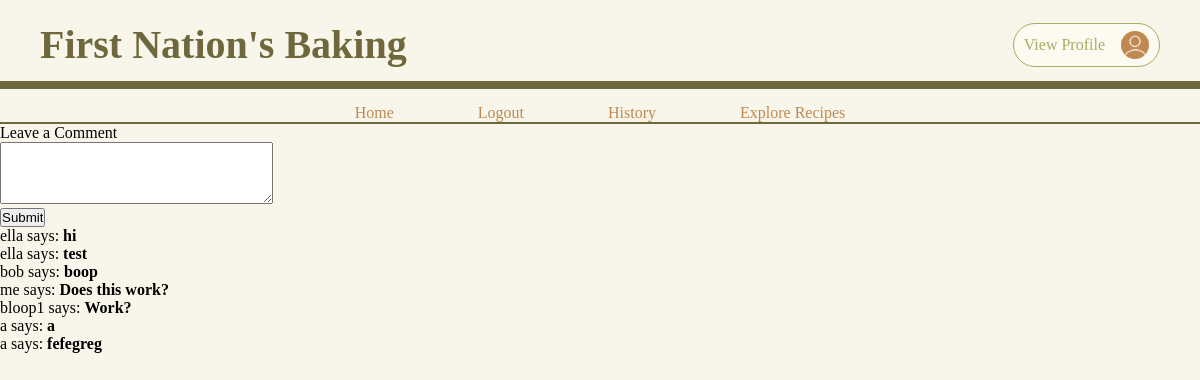
The page /recipe (signed in) on the database its author committed.
### app/models.py (models this page shows, shortened)
class Post(db.Model):
    id: so.Mapped[int] = so.mapped_column(primary_key=True)
    body: so.Mapped[str] = so.mapped_column(sa.String(140))
    timestamp: so.Mapped[datetime] = so.mapped_column(
        index=True, default=lambda: datetime.now(timezone.utc))
    user_id: so.Mapped[int] = so.mapped_column(sa.ForeignKey(User.id),
                                               index=True)
    author: so.Mapped[User] = so.relationship(back_populates='posts')

class User(UserMixin, db.Model):
    id: so.Mapped[int] = so.mapped_column(primary_key=True)
    username: so.Mapped[str] = so.mapped_column(sa.String(64), index=True,
                                                unique=True)
    email: so.Mapped[str] = so.mapped_column(sa.String(120), index=True,
                                             unique=True)
    password_hash: so.Mapped[Optional[str]] = so.mapped_column(sa.String(256))
    posts: so.WriteOnlyMapped['Post'] = so.relationship(
        back_populates='author')

### app/routes.py (the view)
@app.route('/recipe', methods=['GET', 'POST'])
def recipe_base():
    form = PostForm()
    if form.validate_on_submit():
        post = Post(body=form.post.data, author=current_user)
        db.session.add(post)
        db.session.commit()
        flash('Your post is now live!')
        return redirect(url_for('recipe_base'))
    posts = db.session.scalars(db.select(Post)).all()
    return render_template("recipe_base.html", title='Home Page', form=form,
                           posts=posts)

### app/forms.py
class PostForm(FlaskForm):
    post = TextAreaField('Leave a Comment', validators=[
        DataRequired(), Length(min=1, max=140)])
    submit = SubmitField('Submit')

### app/models.py (called while the page is built)
@login.user_loader
def load_user(id):
    return db.session.get(User, int(id))

### app/templates/recipe_base.html (shortened to what this page needs)
{% extends "base.html" %}
{% block content %}
    <form action="" method="post">
        <p>
            {{ form.post.label }}<br>
            {{ form.post(cols=32, rows=4) }}<br>
        </p>
        <p>{{ form.submit() }}</p>
    </form>
    {% for post in posts %}
    <p>
    {{ post.author.username }} says: <b>{{ post.body }}</b>
    </p>
    {% endfor %}
{% endblock %}

### app/static/style.css (style rules this page uses)
* { margin:0; padding: 0; box-sizing: border-box; }
body { background-color:#F8F6EB; }

### rows shown on the page
Post: author.username "ella", body "hi"
Post: author.username "ella", body "test"
Post: author.username "bob", body "boop"
Post: author.username "me", body "Does this work?"
Post: author.username "bloop1", body "Work?"
Post: author.username "a", body "a"
Post: author.username "a", body "fefegreg"
